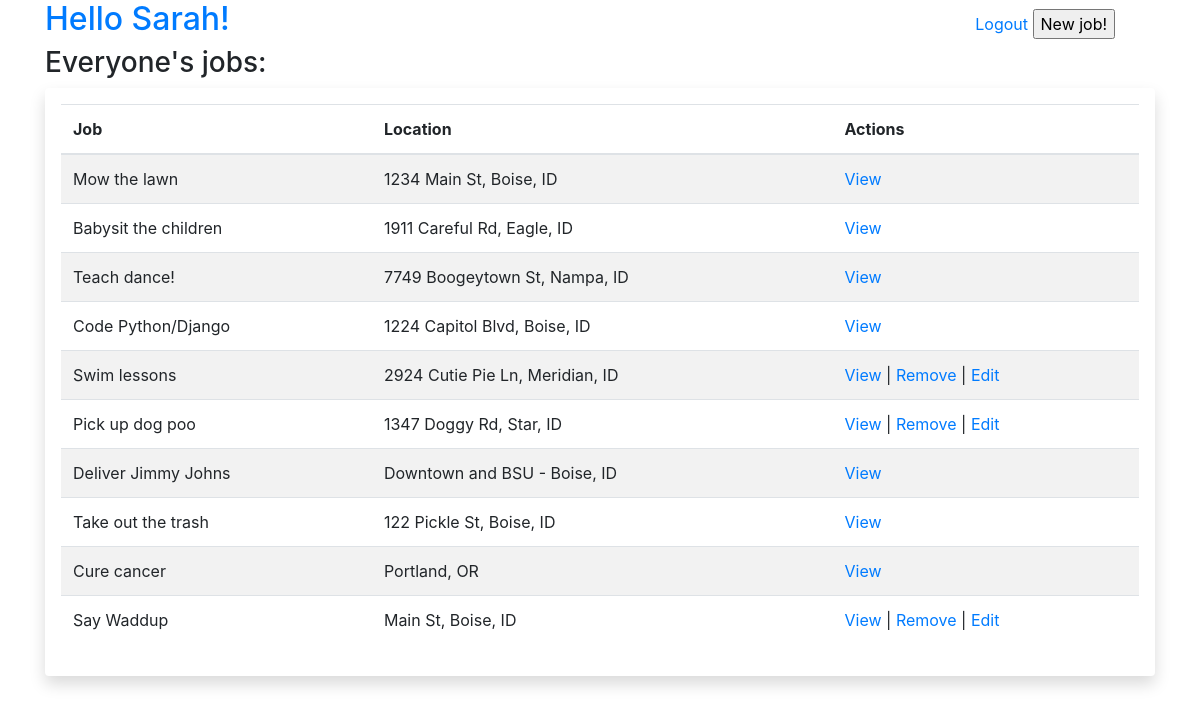
The app's page /dashboard (signed in) with its own data.
### belt_app/models.py (models this page shows)
class User(models.Model):
    first_name = models.CharField(max_length=55)
    last_name = models.CharField(max_length=55)
    email = models.CharField(max_length=55)
    password = models.CharField(max_length=55)
    created_at = models.DateTimeField(auto_now_add=True)
    updated_at = models.DateTimeField(auto_now=True)
    objects = UserManager()

class Job(models.Model):
    title = models.CharField(max_length=255)
    user = models.ForeignKey(User, related_name="jobs", on_delete=models.CASCADE)
    description = models.TextField()
    location = models.CharField(max_length=255)
    created_at = models.DateTimeField(auto_now_add=True)
    updated_at = models.DateTimeField(auto_now=True)
    objects = JobManager()

### belt_app/views.py (the view)
# urls.py: path('dashboard', views.dashboard),
def dashboard(request):
    context = {
        "all_jobs": Job.objects.all(),
        "user": User.objects.get(id=request.session['userid']),
    }
    return render(request, "dashboard.html", context)

### belt_app/templates/dashboard.html (shortened to what this page needs)
<!DOCTYPE html>
<html lang="en">
<head>
    <link rel="stylesheet" href="https://stackpath.bootstrapcdn.com/bootstrap/4.4.1/css/bootstrap.min.css">
</head>
<body>
    <div class="container">
        <h2 class="text-primary leftside">Hello {{user.first_name}}!</h2>
        <div class="rightside">
            <a href="/logout">Logout</a>
            <a href="/jobs/new"><input type="button" value="New job!"></a>
        </div>
        <h3>Everyone's jobs:</h3>
        <div class="shadow p-3 mb-5 bg-white rounded">
            <table class="table table-striped">
                <thead class="thread-dark">
                    <tr>
                        <th scope="col">Job</th>
                        <th scope="col">Location</th>
                        <th scope="col">Actions</th>
                    </tr>
                </thead>
                <tbody>
                    {% for job in all_jobs %}
                    <tr scope="row">
                        <td>{{job.title}}</td>
                        <td>{{job.location}}</td>
                        <td><a href="/jobs/{{job.id}}" name="job_id">View</a>{% if request.session.userid == job.user.id%} | <a href="/jobs/{{job.id}}/remove" name="job_id">Remove</a> | <a href="/jobs/{{job.id}}/edit" name="job_id">Edit</a>{% endif %}</td>
                    </tr>
                    {% endfor %}
                </tbody>
            </table>
        </div>
    </div>
</body>
</html>

### belt_app/templates/dashboard.html (style rules this page uses)
.leftside { display: inline-block; width: 48%; text-align: left; }
.rightside { display: inline-block; width: 48%; text-align: right; }

### records on screen
User: first_name "Sarah"
Job: title "Mow the lawn", location "1234 Main St, Boise, ID"
Job: title "Babysit the children", location "1911 Careful Rd, Eagle, ID"
Job: title "Teach dance!", location "7749 Boogeytown St, Nampa, ID"
Job: title "Code Python/Django", location "1224 Capitol Blvd, Boise, ID"
Job: title "Swim lessons", location "2924 Cutie Pie Ln, Meridian, ID"
Job: title "Pick up dog poo", location "1347 Doggy Rd, Star, ID"
Job: title "Deliver Jimmy Johns", location "Downtown and BSU - Boise, ID"
Job: title "Take out the trash", location "122 Pickle St, Boise, ID"
Job: title "Cure cancer", location "Portland, OR"
Job: title "Say Waddup", location "Main St, Boise, ID"
